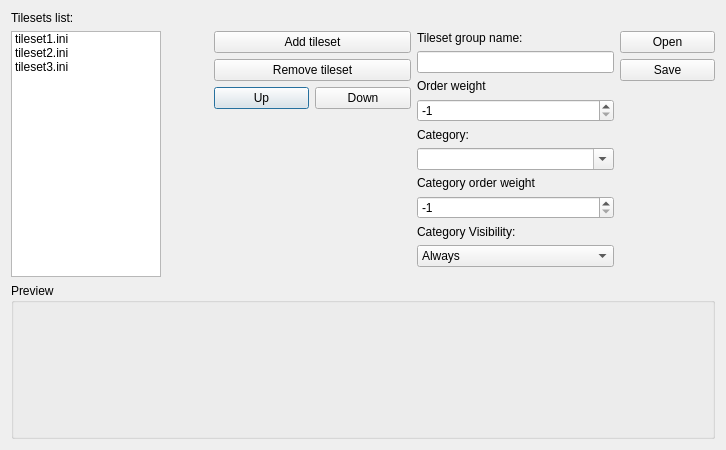
<?xml version="1.0" encoding="UTF-8"?>
<ui version="4.0">
 <class>TilesetGroupEditor</class>
 <widget class="QDialog" name="TilesetGroupEditor">
  <property name="geometry">
   <rect>
    <x>0</x>
    <y>0</y>
    <width>726</width>
    <height>450</height>
   </rect>
  </property>
  <property name="acceptDrops">
   <bool>true</bool>
  </property>
  <property name="windowTitle">
   <string>Tileset Group editor</string>
  </property>
  <property name="windowIcon">
   <iconset resource="../../_resources/editor.qrc">
    <normaloff>:/images/cat/cat_48.png</normaloff>:/images/cat/cat_48.png</iconset>
  </property>
  <layout class="QGridLayout" name="gridLayout" rowstretch="0,0,0,0,0,0,0,0,0,0,0,0,0,0,0,100,0" columnstretch="0,0,0,0,0,0,0">
   <item row="3" column="2">
    <widget class="QPushButton" name="tilesetUp">
     <property name="text">
      <string>Up</string>
     </property>
    </widget>
   </item>
   <item row="1" column="4" rowspan="5" colspan="2">
    <layout class="QGridLayout" name="gridLayout_3">
     <item row="11" column="0">
      <spacer name="horizontalSpacer">
       <property name="orientation">
        <enum>Qt::Horizontal</enum>
       </property>
       <property name="sizeHint" stdset="0">
        <size>
         <width>46</width>
         <height>10</height>
        </size>
       </property>
      </spacer>
     </item>
     <item row="3" column="0">
      <widget class="QSpinBox" name="orderWeight">
       <property name="toolTip">
        <string>Defines the custom order priority. If weight values are equal between of different tileset group or equal to -1, tileset groups will be ordered alphabetically.</string>
       </property>
       <property name="minimum">
        <number>-1</number>
       </property>
       <property name="maximum">
        <number>99999999</number>
       </property>
       <property name="value">
        <number>-1</number>
       </property>
      </widget>
     </item>
     <item row="2" column="0">
      <widget class="QLabel" name="orderWeightLabel">
       <property name="text">
        <string>Order weight</string>
       </property>
      </widget>
     </item>
     <item row="9" column="0">
      <widget class="QComboBox" name="visibilityBox">
       <item>
        <property name="text">
         <string>Always</string>
        </property>
       </item>
       <item>
        <property name="text">
         <string>Level</string>
        </property>
       </item>
       <item>
        <property name="text">
         <string>Overworld</string>
        </property>
       </item>
      </widget>
     </item>
     <item row="4" column="0">
      <widget class="QLabel" name="categoryLabel">
       <property name="text">
        <string>Category:</string>
       </property>
      </widget>
     </item>
     <item row="5" column="0">
      <widget class="QComboBox" name="category">
       <property name="editable">
        <bool>true</bool>
       </property>
      </widget>
     </item>
     <item row="0" column="0">
      <widget class="QLabel" name="groupTitleLabel">
       <property name="text">
        <string>Tileset group name:</string>
       </property>
      </widget>
     </item>
     <item row="7" column="0">
      <widget class="QSpinBox" name="categoryWeight">
       <property name="minimum">
        <number>-1</number>
       </property>
       <property name="maximum">
        <number>99999999</number>
       </property>
       <property name="value">
        <number>-1</number>
       </property>
      </widget>
     </item>
     <item row="1" column="0">
      <widget class="QLineEdit" name="tilesetGroupName"/>
     </item>
     <item row="8" column="0">
      <widget class="QLabel" name="visibilityLabel">
       <property name="text">
        <string>Category Visibility:</string>
       </property>
      </widget>
     </item>
     <item row="6" column="0">
      <widget class="QLabel" name="categoryWeightLabel">
       <property name="text">
        <string>Category order weight</string>
       </property>
      </widget>
     </item>
    </layout>
   </item>
   <item row="0" column="0" colspan="7">
    <widget class="QLabel" name="label">
     <property name="text">
      <string>Tilesets list:</string>
     </property>
    </widget>
   </item>
   <item row="1" column="0" rowspan="5" colspan="2">
    <widget class="QListWidget" name="tilesetList">
     <property name="maximumSize">
      <size>
       <width>150</width>
       <height>16777215</height>
      </size>
     </property>
     <property name="acceptDrops">
      <bool>true</bool>
     </property>
     <property name="dragEnabled">
      <bool>true</bool>
     </property>
     <property name="dragDropMode">
      <enum>QAbstractItemView::DragOnly</enum>
     </property>
     <property name="defaultDropAction">
      <enum>Qt::MoveAction</enum>
     </property>
     <property name="selectionMode">
      <enum>QAbstractItemView::SingleSelection</enum>
     </property>
     <property name="movement">
      <enum>QListView::Snap</enum>
     </property>
     <property name="uniformItemSizes">
      <bool>false</bool>
     </property>
     <item>
      <property name="text">
       <string notr="true">tileset1.ini</string>
      </property>
     </item>
     <item>
      <property name="text">
       <string notr="true">tileset2.ini</string>
      </property>
     </item>
     <item>
      <property name="text">
       <string notr="true">tileset3.ini</string>
      </property>
     </item>
    </widget>
   </item>
   <item row="15" column="0" rowspan="2" colspan="7">
    <widget class="QGroupBox" name="PreviewBox">
     <property name="title">
      <string>Preview</string>
     </property>
     <layout class="QGridLayout" name="gridLayout_2"/>
    </widget>
   </item>
   <item row="3" column="3">
    <widget class="QPushButton" name="tilesetDown">
     <property name="text">
      <string>Down</string>
     </property>
    </widget>
   </item>
   <item row="2" column="2" colspan="2">
    <widget class="QPushButton" name="RemoveTileset">
     <property name="text">
      <string>Remove tileset</string>
     </property>
    </widget>
   </item>
   <item row="1" column="2" colspan="2">
    <widget class="QPushButton" name="addTileset">
     <property name="text">
      <string>Add tileset</string>
     </property>
    </widget>
   </item>
   <item row="4" column="2" rowspan="2" colspan="2">
    <spacer name="verticalSpacer">
     <property name="orientation">
      <enum>Qt::Vertical</enum>
     </property>
     <property name="sizeHint" stdset="0">
      <size>
       <width>20</width>
       <height>40</height>
      </size>
     </property>
    </spacer>
   </item>
   <item row="1" column="6">
    <widget class="QPushButton" name="Open">
     <property name="text">
      <string>Open</string>
     </property>
    </widget>
   </item>
   <item row="2" column="6">
    <widget class="QPushButton" name="Save">
     <property name="text">
      <string>Save</string>
     </property>
    </widget>
   </item>
   <item row="4" column="6" rowspan="2">
    <spacer name="verticalSpacer_2">
     <property name="orientation">
      <enum>Qt::Vertical</enum>
     </property>
     <property name="sizeHint" stdset="0">
      <size>
       <width>20</width>
       <height>40</height>
      </size>
     </property>
    </spacer>
   </item>
  </layout>
 </widget>
 <resources>
  <include location="../../_resources/editor.qrc"/>
 </resources>
 <connections/>
</ui>
